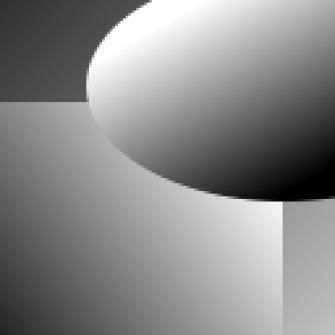
#> input picture Day03_July13/affine.png, 335 x 335 px
$ jupyter execute tgv_models.ipynb   (shell and % lines are left out)
#> lines starting #> are read from the running program, lines starting #| are printed output that depends on the picture
[cell 1]
import numpy as np
from skimage import io as skio
import scipy.sparse
import matplotlib.pyplot as plt
import time

[cell 2]
def make_nabla(M,N):
    row = np.arange(0,M*N)
    dat = np.ones(M*N)
    col = np.arange(0,M*N).reshape(M,N)
    col_xp = np.block([[col[:,1:],col[:,-1:]]])
    col_yp = np.block([[col[1:,:]],[col[-1:,:]]])

    nabla_x = scipy.sparse.coo_matrix((dat, (row, col_xp.flatten())), shape=(M*N, M*N)) - \
              scipy.sparse.coo_matrix((dat, (row, col.flatten())), shape=(M*N, M*N))

    nabla_y = scipy.sparse.coo_matrix((dat, (row, col_yp.flatten())), shape=(M*N, M*N)) - \
              scipy.sparse.coo_matrix((dat, (row, col.flatten())), shape=(M*N, M*N))

    nabla = scipy.sparse.vstack([nabla_x, nabla_y])

    return(nabla)

[cell 3]
# Read image

# Einstein
#g = skio.imread('einstein_gray.png')/255

# Disks
#g = skio.imread('disks.png')/255

g = skio.imread('affine.png')/255
#> g: shape (335, 335) float64; min 0, max 1, mean 0.539

print(g.shape)
#| (335, 335)
M,N=g.shape
#> M = 335; N = 335

[cell 4]
# 1 ... Gaussian, 2 ... S&P, 3 ... Gamma
noise = 1

# 1 ... quad, 2 ... l1, 3 ... entropy
dataterm = 1

lamb = 5 # weight of data term
alpha1 = 1 # weight of 1st order term
alpha2 = 2 # weight of 2nd order term

maxiter = 500 # number of iterations

# generate noisy image
f = np.copy(g.flatten())

if noise == 1:
    # Gaussian noise
    sigma = 0.1
    f = f + np.random.randn(M*N)*sigma

if noise ==2:
    # Salt and Pepper noise
    n = np.random.rand(M*N)
    t = 0.2
    f[n <= t/2] = 0.0
    f[n >= (1-t/2)] = 1.0

if noise ==3:
    # Gamma noise
    k = 10
    f = f*np.random.gamma(k,1/k,M*N)

# clean image (primal variable)
u = np.zeros(M*N*3)
u[:M*N] = f

# dual variable
p = np.zeros(M*N*6)

# make nabla operator
nabla = make_nabla(M,N)

Z = scipy.sparse.coo_matrix((2*M*N,M*N))
I = scipy.sparse.eye(2*M*N)

K1 = scipy.sparse.hstack([nabla, -I])
K2 = scipy.sparse.hstack([Z, nabla, Z])
K3 = scipy.sparse.hstack([Z, Z, nabla])

K = scipy.sparse.vstack([K1,K2,K3])

L = np.sqrt(12)

# primal and dual step size

if dataterm == 1:
    tau = 0.01

if dataterm == 2:
    tau = 1/L

if dataterm == 3:
    tau = 0.1/L

sigma = 1/tau/L**2

# plot the image
plt.close("all")
plt.figure(1, figsize=(15,15))
fig = plt.gcf()
im = plt.imshow(f.reshape(M,N), cmap="gray", vmin=0, vmax=1)

for iter in range(0,maxiter):

    # primal update
    u_ = np.copy(u)
    u = u - tau*(K.T@p)

    # proximal maps
    if dataterm == 1:
        u[:M*N] = (u[:M*N] + tau*lamb*f)/(1+tau*lamb)

    if dataterm == 2:
        u[:M*N] = f + np.maximum(0.0, np.abs(u[:M*N]-f)-tau*lamb)*np.sign(u[:M*N]-f)

    if dataterm == 3:
        t = tau*lamb-u[:M*N]
        u[:M*N] = np.maximum(0, (np.sqrt(t**2 + 4*tau*lamb*f)-t)/2)

    # overrelaxation
    u_ = 2*u-u_


    # dual update
    p = (p + sigma*(K@u_))

    # proximal maps
    p1 = p[:2*M*N].reshape(2,M*N)
    norm_p = np.sqrt(p1[0,:]**2 + p1[1,:]**2)
    denom = np.maximum(1, norm_p/alpha1)
    p1 = p1 / denom[np.newaxis, :]
    p[:2*M*N] = p1.flatten()

    p2 = p[2*M*N:].reshape(4,M*N)
    norm_p = np.sqrt(p2[0,:]**2 + p2[1,:]**2 + p2[2,:]**2 + p2[3,:]**2)
    denom = np.maximum(1, norm_p/alpha2)
    p2 = p2 / denom[np.newaxis, :]
    p[2*M*N:] = p2.flatten()


    if np.mod(iter, 10) == 0:
        print("TGV2: iter = ", iter)
        im.set_data(u[:M*N].reshape(M,N))# plt.imshow(u.reshape(M,N), cmap="gray")
        fig.canvas.flush_events()
        fig.canvas.draw()
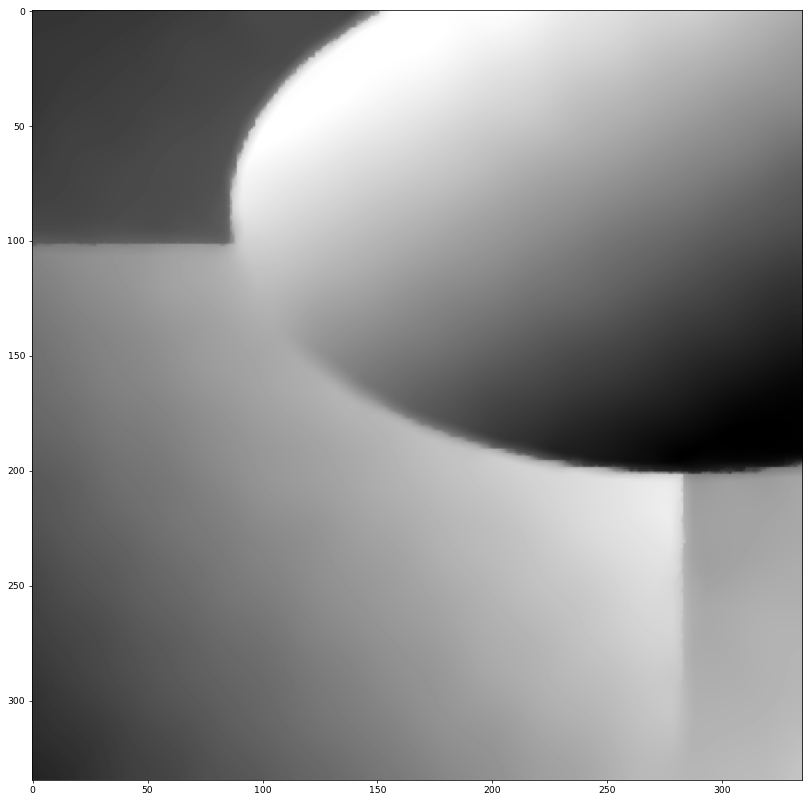
#> figure drawn by matplotlib, 1 panel
